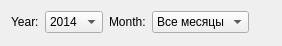
<?xml version="1.0" encoding="UTF-8"?>
<ui version="4.0">
 <class>YearMonthPickerWidget</class>
 <widget class="QWidget" name="YearMonthPickerWidget">
  <property name="geometry">
   <rect>
    <x>0</x>
    <y>0</y>
    <width>282</width>
    <height>46</height>
   </rect>
  </property>
  <property name="windowTitle">
   <string>Form</string>
  </property>
  <layout class="QFormLayout" name="formLayout">
   <property name="fieldGrowthPolicy">
    <enum>QFormLayout::ExpandingFieldsGrow</enum>
   </property>
   <item row="0" column="0">
    <layout class="QHBoxLayout" name="horizontalLayout">
     <item>
      <widget class="QLabel" name="yearLabel">
       <property name="text">
        <string>Year:</string>
       </property>
      </widget>
     </item>
     <item>
      <widget class="QComboBox" name="yearComboBox">
       <item>
        <property name="text">
         <string>2014</string>
        </property>
       </item>
       <item>
        <property name="text">
         <string>2015</string>
        </property>
       </item>
       <item>
        <property name="text">
         <string>2016</string>
        </property>
       </item>
      </widget>
     </item>
     <item>
      <widget class="QLabel" name="monthLabel">
       <property name="text">
        <string>Month:</string>
       </property>
      </widget>
     </item>
     <item>
      <widget class="QComboBox" name="monthComboBox">
       <item>
        <property name="text">
         <string>Все месяцы</string>
        </property>
       </item>
       <item>
        <property name="text">
         <string>Январь</string>
        </property>
       </item>
       <item>
        <property name="text">
         <string>Февраль</string>
        </property>
       </item>
       <item>
        <property name="text">
         <string>Март</string>
        </property>
       </item>
       <item>
        <property name="text">
         <string>Апрель</string>
        </property>
       </item>
       <item>
        <property name="text">
         <string>Май</string>
        </property>
       </item>
       <item>
        <property name="text">
         <string>Июнь</string>
        </property>
       </item>
       <item>
        <property name="text">
         <string>Июль</string>
        </property>
       </item>
       <item>
        <property name="text">
         <string>Август</string>
        </property>
       </item>
       <item>
        <property name="text">
         <string>Сентябрь</string>
        </property>
       </item>
       <item>
        <property name="text">
         <string>Октябрь</string>
        </property>
       </item>
       <item>
        <property name="text">
         <string>Ноябрь</string>
        </property>
       </item>
       <item>
        <property name="text">
         <string>Декабрь</string>
        </property>
       </item>
      </widget>
     </item>
    </layout>
   </item>
  </layout>
 </widget>
 <resources/>
 <connections/>
</ui>
